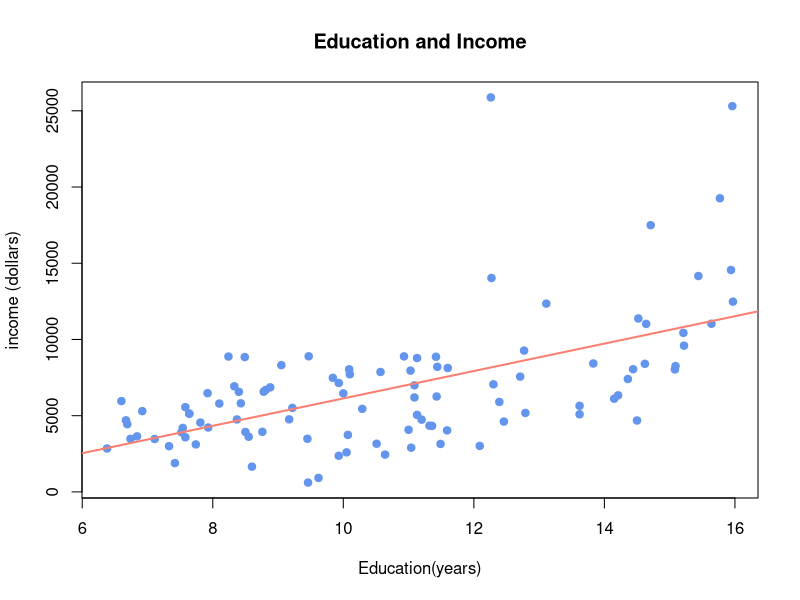

The R source for this figure: (Note: this script raises an error after producing the figure.)
library(car)
str(Prestige)
head(Prestige)


Prestige.lm <-lm(income~education, data= Prestige)
class(Prestige.lm)
Prestige.lm

windows(width=12,height=8)
plot(Prestige$income ~ Prestige$education,
     col="cornflowerblue",pch=19,
     xlab="Education(years)",ylab="income (dollars)",
     main="Education and Income")


# abline : draw a line in the plot
# lwd = the thickness of a line
abline(Prestige.lm,col="salmon",lwd=2)

# summary function : It shows a lot of
# analysis information including residual, regression coefficient,
# R^2 value , F-value etc...
summary(Prestige.lm)
## Output description##

# < residual > : information of distribution of residuals
# In ideal case, the distribution should follow normal distribution.
# Because average of residual is 0, if we know mean value, we can see 
# degree of bias in the distribution. In this case, median value is minus.
# we can know that the distribution shows a long tailed shape to the right --> not a normal distribution.
# So, by checking it, we can infer how the residual is similar to a normal distribution.

# < coefficients > : It shows estimated regression coefficient and result of significance test.
# regression estimate(coefficient) is shown as Estimate column.
# the leftover is t-value and significance probability(p-value)

# t-test(checking p value!) for regression coefficient tests the null hypothesis that the regression coefficient is zero
# P value for education is less than 0.5, It means that 
# coefficient estimate for education is statistically significant.
# So, I cannot say that coefficient of education is zero.

# < Residual standard error > : It means the standard deviation of the residual values when using the regression model to predict dependent variables from independent variables.
# In other words, based on the regression line, it can shows the average volatility that could volatile up and down
# Since RSE can show a measure of variation that is not accounted for by the model,
# The smaller the value, the better the fit of the model

# < Multiple R-squared > : The explanatory power of the regression model.
# The bigger the value, the better the model's explanatory power

# < F-statistic >  Global test to check if your model has at least one significant variable. If p value is less than 0.05,
# it means that at least one coefficient in the regression equation is not a zero.


coef(summary(Prestige.lm))
# I can extract only the necessary information.

anova(summar(Prestige.lm))
# call only analysis of variance table.
# If P value is less than 0.05, we can reject the null hypothesis 
# that all regression coefficients are 0. So, regression model is statistically significant.

coef(Prestige.lm)
# extract only coefficient

confint(Prestige.lm)
# confidence interval

fitted(Prestige.lm)[1:3]
# predicted value
resid(Prestige.lm)[1:3]
# observed value - predicted value
Prestige$income[1:3]
# observed value

Prestige.new <-data.frame(education=c(5,10,15))
# In order to predict output from new data, first I should make
# data as data frame. And I should make the predictor variable name same with the independent variable name. 

predict(Prestige.lm,newdata=Prestige.new)
# Predict income with Prestige.new's independent variable.

predict(Prestige.lm,newdata=Prestige.new,interval="confidence")
# 95% confidence interval

mean(Prestige$education)
lm(income~education, data=Prestige,
   subset = (education >= mean(Prestige$education)))
# It performs regression analysis to the group with a period of education greater than or equal to the average. 

lm(income~education, data=Prestige,
   subset = (education <= mean(Prestige$education)))
# Also, by executing this line, I can know how it has different meaning for 1 year of education in each group.
